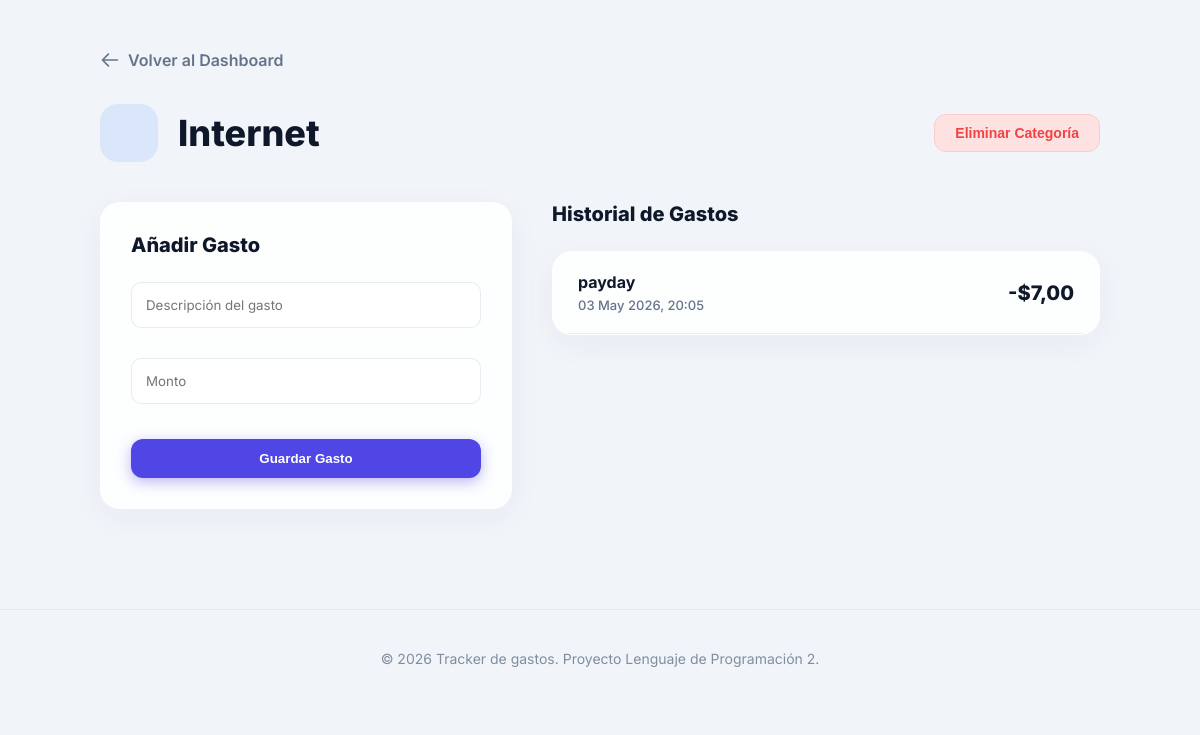
Before: /modulo/13/ (signed in) with the older database file.
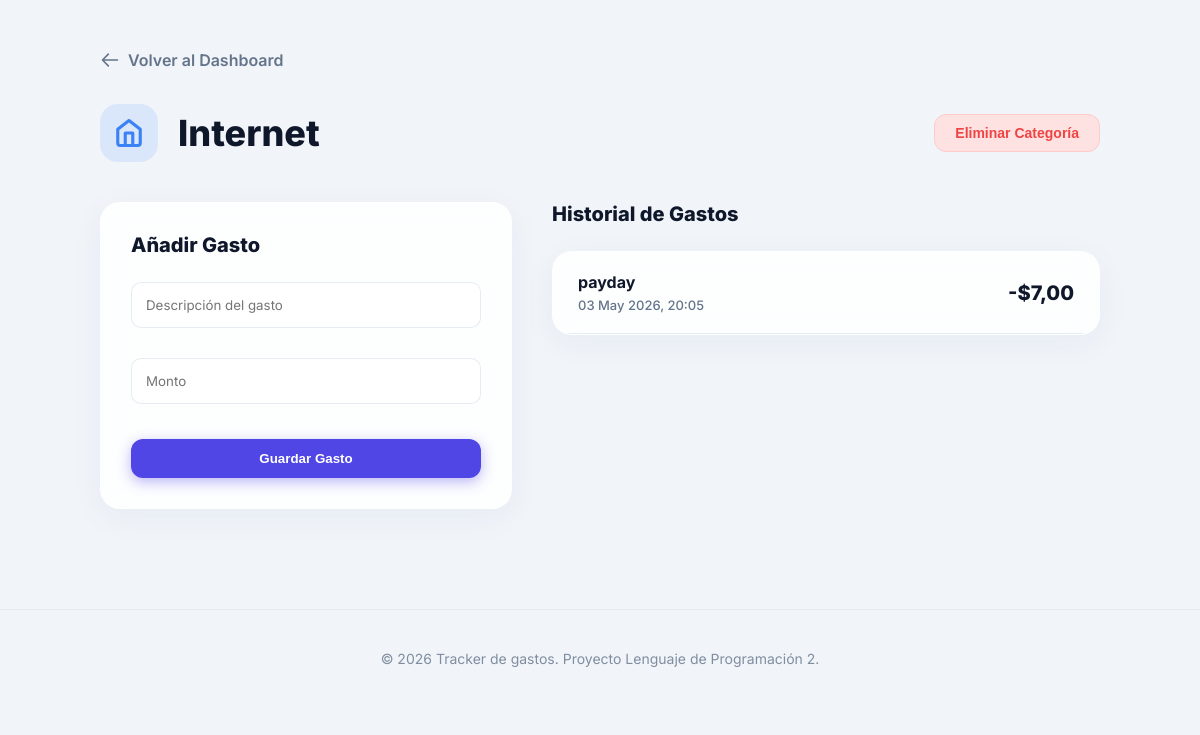
After: the same page with the newer database file.
### gastos/models.py (models this page shows, shortened)
class Categoria(models.Model):
    nombre = models.CharField(max_length=100)
    usuario = models.ForeignKey(User, on_delete=models.CASCADE)
    color = models.CharField(max_length=7, default="#2563eb")
    icono = models.CharField(max_length=20, default="💰")

### gastos/views.py (the view)
# urls.py: path('modulo/<int:categoria_id>/', views.detalle_categoria, name='detalle_categoria'),
@login_required
def detalle_categoria(request, categoria_id):
    categoria = get_object_or_404(Categoria, id=categoria_id, usuario=request.user)
    if request.method == 'POST':
        form = GastoForm(request.POST)
        if form.is_valid():
            gasto = form.save(commit=False)
            gasto.categoria = categoria
            gasto.usuario = request.user
            gasto.save()
            return redirect('detalle_categoria', categoria_id=categoria.id)
    else:
        form = GastoForm()
    gastos = categoria.gastos.all().order_by('-fecha')
    return render(request, 'detalle_categoria.html', {
        'categoria': categoria,
        'form': form,
        'gastos': gastos,
        'icons': SVG_ICONS,
        'icon_keys': list(SVG_ICONS.keys())
    })

### gastos/forms.py
class GastoForm(forms.ModelForm):
    class Meta:
        model = Gasto
        fields = ['descripcion', 'monto']
        widgets = {
            'descripcion': forms.TextInput(attrs={'class': 'form-input', 'placeholder': 'Descripción del gasto'}),
            'monto': forms.NumberInput(attrs={'class': 'form-input', 'placeholder': 'Monto', 'step': '0.01'}),
        }

### templates/detalle_categoria.html (shortened to what the changed rows need)
{% extends "base.html" %}
{% block content %}
<div class="container">
    <header style="display:flex; justify-content:space-between; align-items:center; margin-bottom:40px;">
        <div>
            <h1 style="font-size:36px; font-weight:800; margin:0; display:flex; align-items:center;">
                <a href="{% url 'editar_categoria' categoria.id %}" title="Cambiar ícono o color" style="text-decoration:none; display:inline-flex; justify-content:center; align-items:center; width:54px; height:54px; border-radius:18px; background:{{ categoria.color }}20; color:{{ categoria.color }}; margin-right:20px; transition:all 0.2s; border: 2px solid transparent;" onmouseover="this.style.transform='scale(1.1)'; this.style.borderColor='{{ categoria.color }}'" onmouseout="this.style.transform='scale(1)'; this.style.borderColor='transparent'">
                    {% if categoria.icono != "none" %}
                        {% for icon_id, icon_svg in icons.items %}
                            {% if icon_id == categoria.icono %}
                                <svg width="30" height="30" viewBox="0 0 24 24" fill="none" stroke="currentColor" stroke-width="2.5" stroke-linecap="round" stroke-linejoin="round">
                                    {{ icon_svg|safe }}
                                </svg>
                            {% endif %}
                        {% endfor %}
                    {% endif %}
                </a>
                {{ categoria.nombre }}
            </h1>
        </div>
    </header>
</div>
{% endblock %}

Changed rows visible on the page:
changed Categoria "Internet": icono " " → "home" (drawn)
